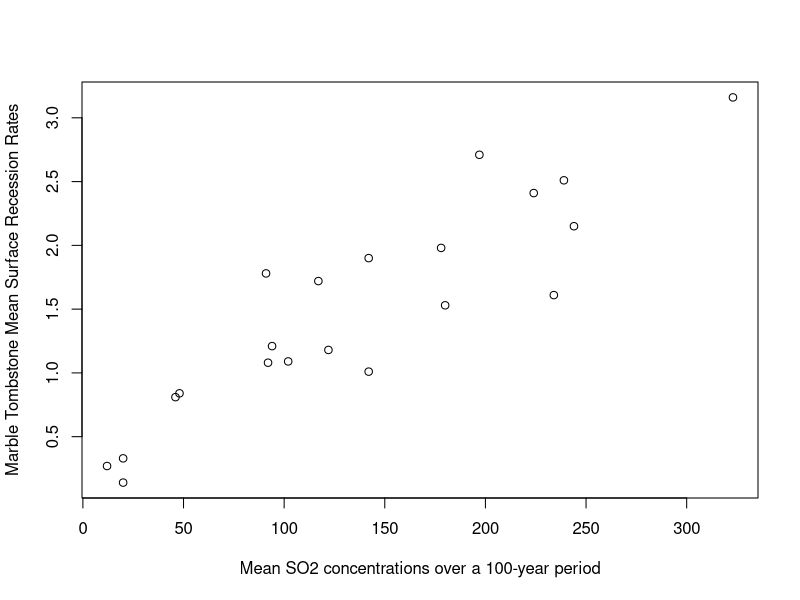
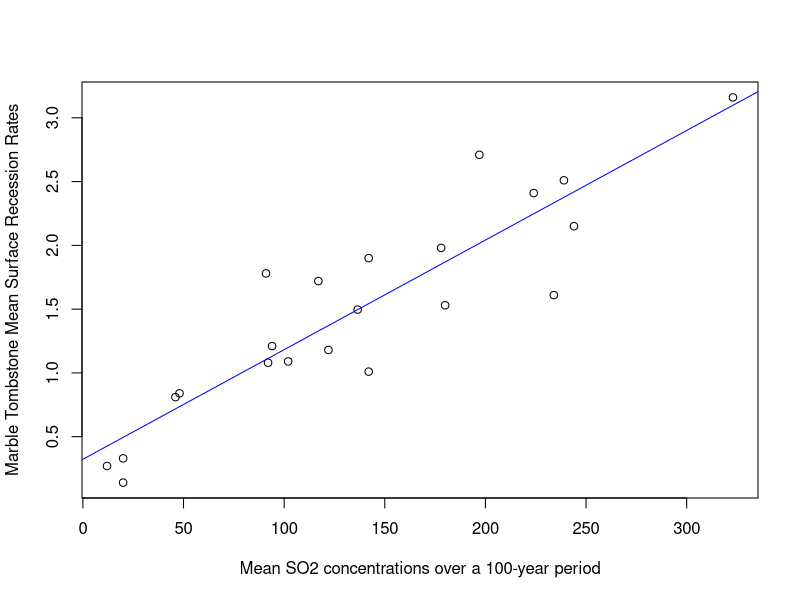
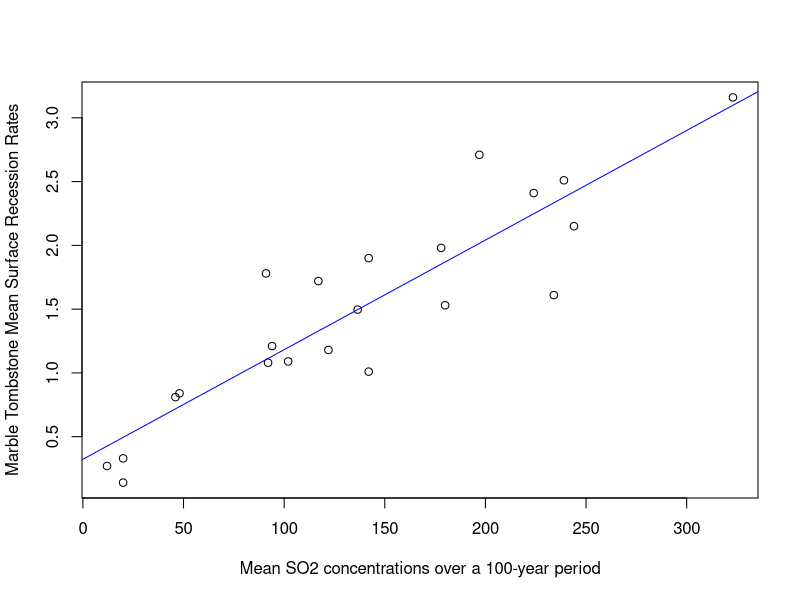

The R script that drew these images, in order:
# Question 1
getwd()
setwd("C:/Users/Nitin Rangarajan/Desktop/UC Material/Courses/Spring/Flex2/Data Analysis Methods/Homeworks/Week2")
getwd()
read_tombstone_data <- read.csv("tombstone.csv")
head(read_tombstone_data)

# Question 2

plot(read_tombstone_data$Modelled.100.Year.Mean.SO2.Concentration..ug.m..3., 
      read_tombstone_data$Marble.Tombstone.Mean.Surface.Recession.Rate..mm.100years., 
        xlab = "Mean SO2 concentrations over a 100-year period", 
        ylab = "Marble Tombstone Mean Surface Recession Rates")

# Question 3

lm_model_ts = lm(read_tombstone_data$Marble.Tombstone.Mean.Surface.Recession.Rate..mm.100years.~
                 read_tombstone_data$Modelled.100.Year.Mean.SO2.Concentration..ug.m..3.)
lm_model_ts

#3.1

lm_model_ts$coefficients

#3.2

fittedvalues = lm_model_ts$fitted.values
fittedvalues
sum(fittedvalues)

# 3.3

sum(read_tombstone_data$Marble.Tombstone.Mean.Surface.Recession.Rate..mm.100years.)

# 3.4

residualsVar = lm_model_ts$residuals
residualsVar
sum(residualsVar)

# 3.5
#Standard Error
summary(lm_model_ts)

# 4
summary(lm_model_ts)
new_data <- read_tombstone_data
new_data$Modelled.100.Year.Mean.SO2.Concentration..ug.m..3. <- 
  new_data$Modelled.100.Year.Mean.SO2.Concentration..ug.m..3.+1
summary(lm(new_data$Marble.Tombstone.Mean.Surface.Recession.Rate..mm.100years.~
             new_data$Modelled.100.Year.Mean.SO2.Concentration..ug.m..3.))

# 5

plot(read_tombstone_data$Modelled.100.Year.Mean.SO2.Concentration..ug.m..3., 
     read_tombstone_data$Marble.Tombstone.Mean.Surface.Recession.Rate..mm.100years., 
     xlab = "Mean SO2 concentrations over a 100-year period", 
     ylab = "Marble Tombstone Mean Surface Recession Rates")
points(mean(read_tombstone_data$Modelled.100.Year.Mean.SO2.Concentration..ug.m..3.),
       mean(read_tombstone_data$Marble.Tombstone.Mean.Surface.Recession.Rate..mm.100years.))
abline(lm_model_ts,col="blue")

# 6

summary(read_tombstone_data)

# 7

data_frame_Q6 <- data.frame(read_tombstone_data$City, abs(lm_model_ts$residuals))
colnames(data_frame_Q6) <- c("City","AbsResidual")
library(plyr)
arrange(data_frame_Q6,data_frame_Q6$AbsResidual)

# 8

mean(read_tombstone_data$Modelled.100.Year.Mean.SO2.Concentration..ug.m..3.)
mean(read_tombstone_data$Marble.Tombstone.Mean.Surface.Recession.Rate..mm.100years.)

plot(read_tombstone_data$Modelled.100.Year.Mean.SO2.Concentration..ug.m..3., 
     read_tombstone_data$Marble.Tombstone.Mean.Surface.Recession.Rate..mm.100years., 
     xlab = "Mean SO2 concentrations over a 100-year period", 
     ylab = "Marble Tombstone Mean Surface Recession Rates")
points(mean(read_tombstone_data$Modelled.100.Year.Mean.SO2.Concentration..ug.m..3.),
       mean(read_tombstone_data$Marble.Tombstone.Mean.Surface.Recession.Rate..mm.100years.))
abline(lm_model_ts,col="blue")

